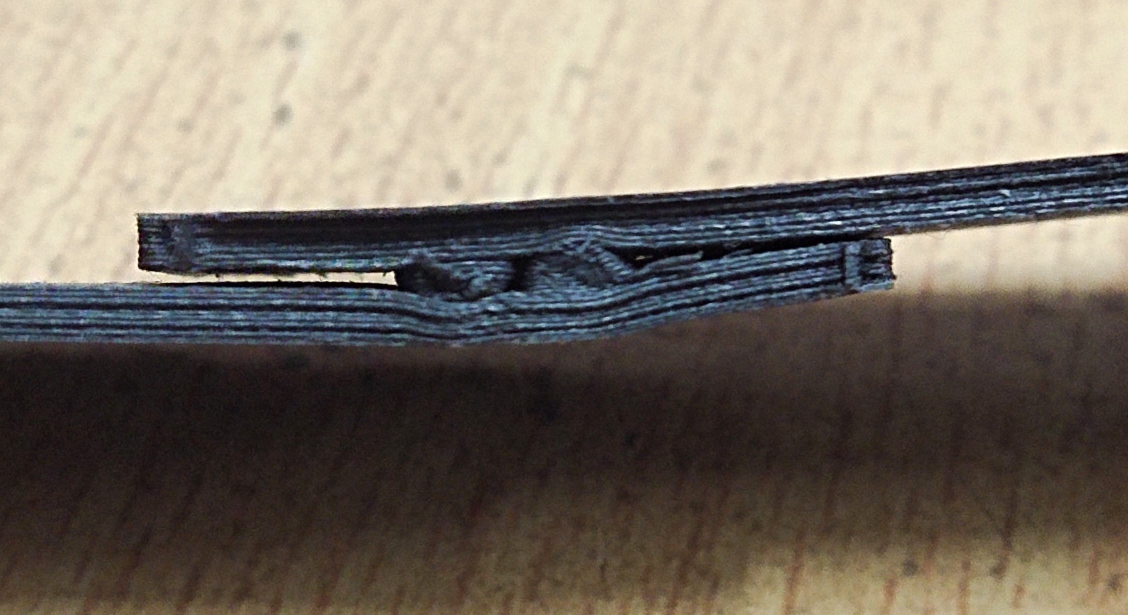
#> input picture Code and image/Edge_detection/ss-4.jpg, 2256 x 1230 px (shown at 1/2 size)
$ jupyter execute edgeDEtection2.ipynb
#> lines starting #> are read from the running program, lines starting #| are printed output that depends on the picture; after the words box and inside, x2 and y2 are one past the last pixel; in counts of white or black regions, pixels touching at a corner belong together
[cell 1]
import cv2

# Read the image
image = cv2.imread('ss-4.jpg', 0)  # Read the image as grayscale
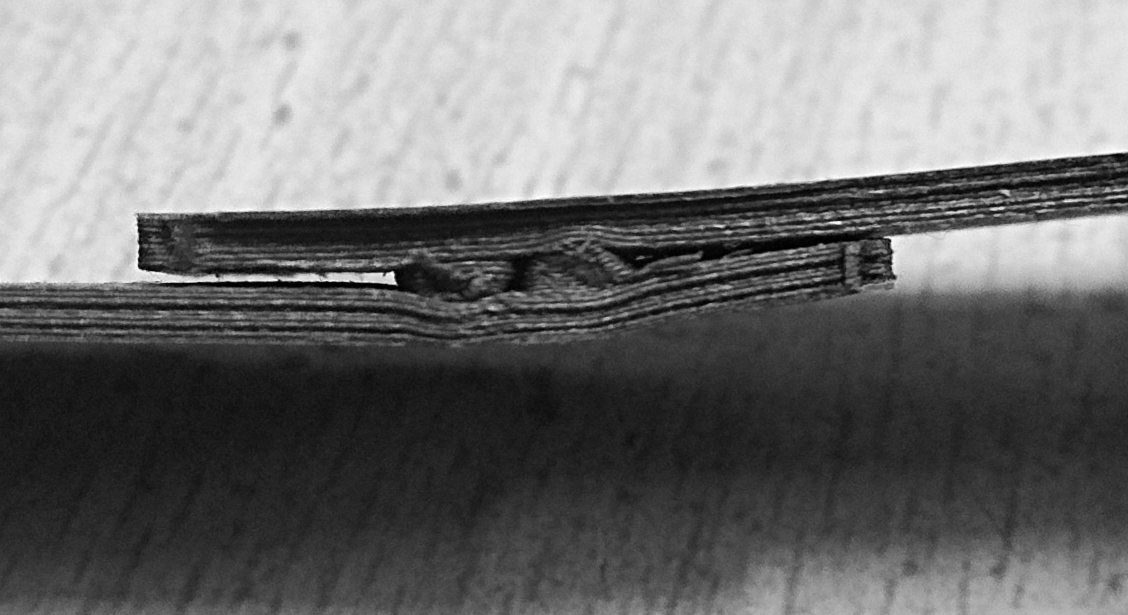
#> image: shape (1230, 2256) (shown at 1/2 size); min 0, max 255, mean 114

# Apply Gaussian blur to reduce noise
blurred = cv2.GaussianBlur(image, (3, 3), 0)

# Apply adaptive thresholding
adaptive_threshold = cv2.adaptiveThreshold(blurred, 255, cv2.ADAPTIVE_THRESH_MEAN_C, cv2.THRESH_BINARY, 11, 2)
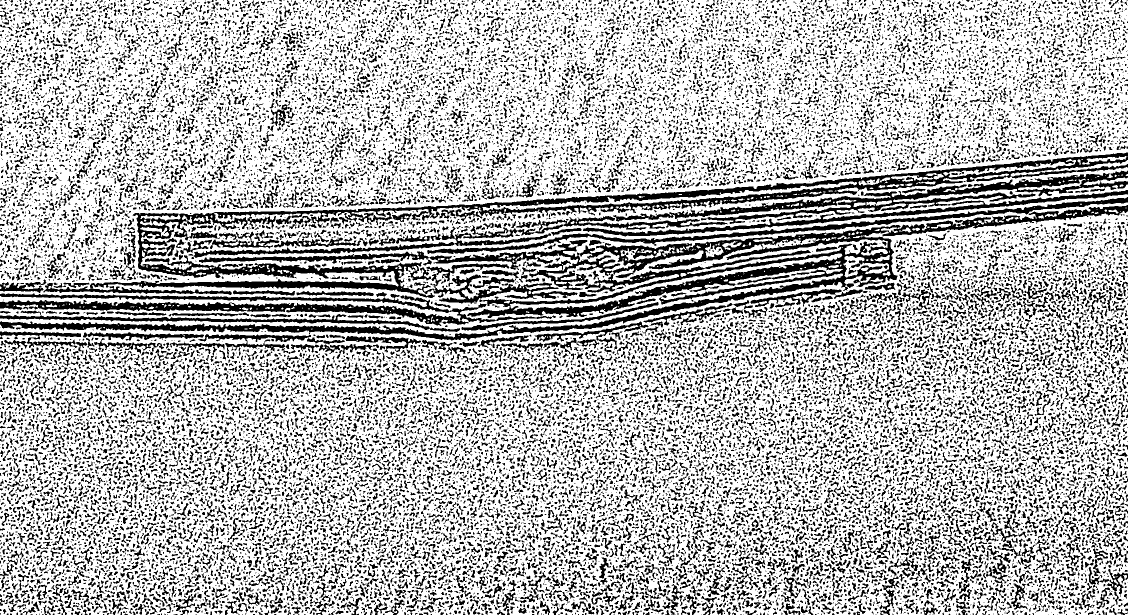
#> adaptive_threshold: shape (1230, 2256) (shown at 1/2 size); 71.4% white; 26491 black regions (17583 under 20 px), largest, box (x1, y1, x2, y2) and area: (0, 410, 2256, 682) 71729, (87, 305, 2256, 608) 60226, (0, 587, 1112, 652) 19184

# Calculate the percentage of edge pixels
total_pixels = image.shape[0] * image.shape[1]
#> total_pixels = 2774880
edge_pixels = cv2.countNonZero(adaptive_threshold)
#> edge_pixels = 1979993
percentage_edges = (edge_pixels / total_pixels) * 100
#> percentage_edges = 71.35
threshold_percentage = 95

# Print the result
if percentage_edges < threshold_percentage:
    print("Joints are not clear and accurate. Quality is low.")
else:
    print("Joints are clear and accurate. Quality is good.")

# Enhance visualization by converting the adaptive threshold to color
adaptive_threshold_color = cv2.cvtColor(adaptive_threshold, cv2.COLOR_GRAY2BGR)

# Draw a rectangle indicating the analyzed region
region_top_left = (100, 100)
region_bottom_right = (image.shape[1] - 100, image.shape[0] - 100)
#> region_bottom_right = (2156, 1130)
cv2.rectangle(adaptive_threshold_color, region_top_left, region_bottom_right, (0, 0, 255), 2)
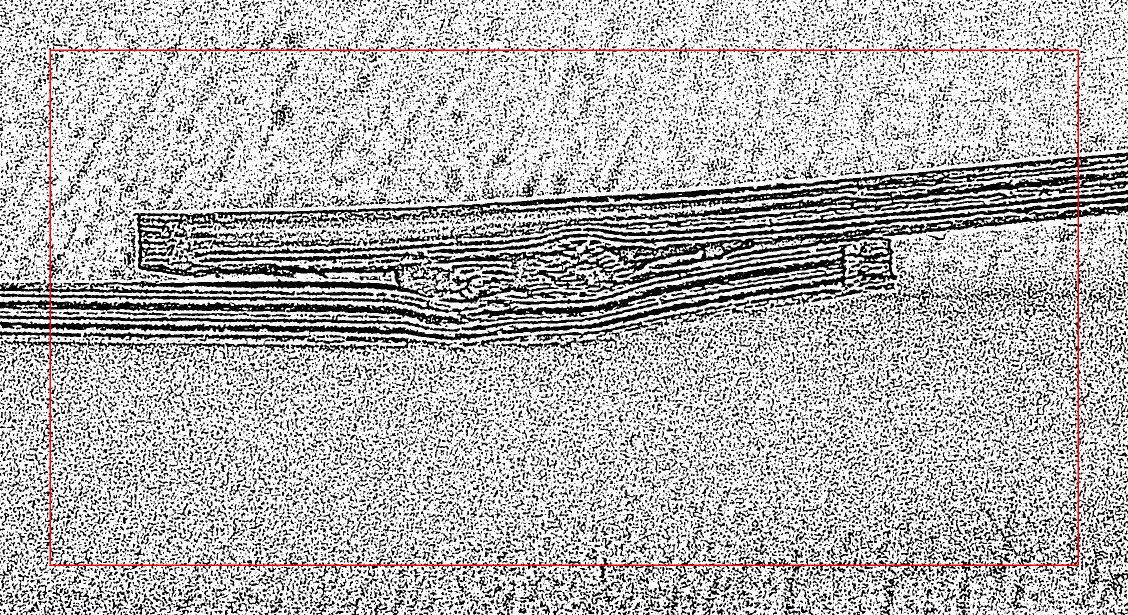
#> adaptive_threshold_color: shape (1230, 2256, 3) (shown at 1/2 size); mean B, G, R 180.7, 180.7, 182.4

# Display the original image, the adaptive threshold result, and the analyzed region
cv2.imshow('Original Image', cv2.resize(image, (480, 320)))
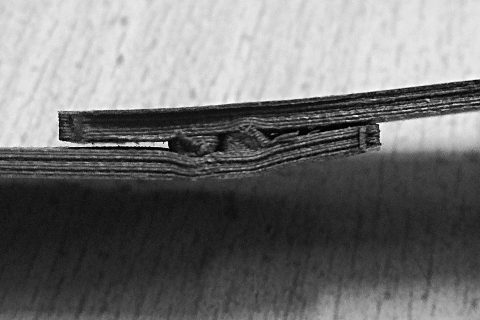
#> window 'Original Image': shape (320, 480); min 0, max 253, mean 113.9
cv2.imshow('Adaptive Threshold', cv2.resize(adaptive_threshold_color, (480, 320)))
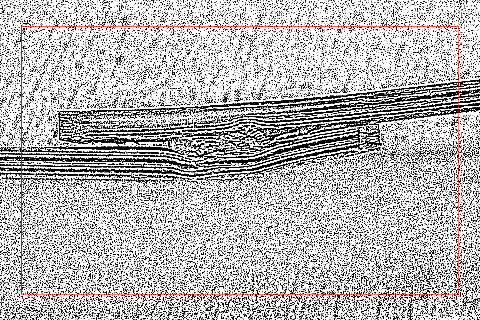
#> window 'Adaptive Threshold': shape (320, 480, 3); mean B, G, R 180.9, 180.9, 182.4

# Save the displayed images
cv2.imwrite('original_image.jpg', image)
cv2.imwrite('adaptive_threshold.jpg', adaptive_threshold_color)

cv2.waitKey(0)

# Calculate the percentage of edge pixels within the analyzed region
region_pixels = (region_bottom_right[0] - region_top_left[0]) * (region_bottom_right[1] - region_top_left[1])
#> region_pixels = 2117680
region_edge_pixels = cv2.countNonZero(
    adaptive_threshold[region_top_left[1]:region_bottom_right[1], region_top_left[0]:region_bottom_right[0]])
#> region_edge_pixels = 1491554
percentage_edges_region = (region_edge_pixels / region_pixels) * 100
#> percentage_edges_region = 70.43

# Print additional insights
print("Percentage of edges in the analyzed region: {:.2f}%".format(percentage_edges_region))
#| Percentage of edges in the analyzed region: 70.43%
if percentage_edges_region < threshold_percentage:
    print("Joints in the analyzed region are not clear and accurate. Quality is low in this region.")

# Close the windows
cv2.destroyAllWindows()
